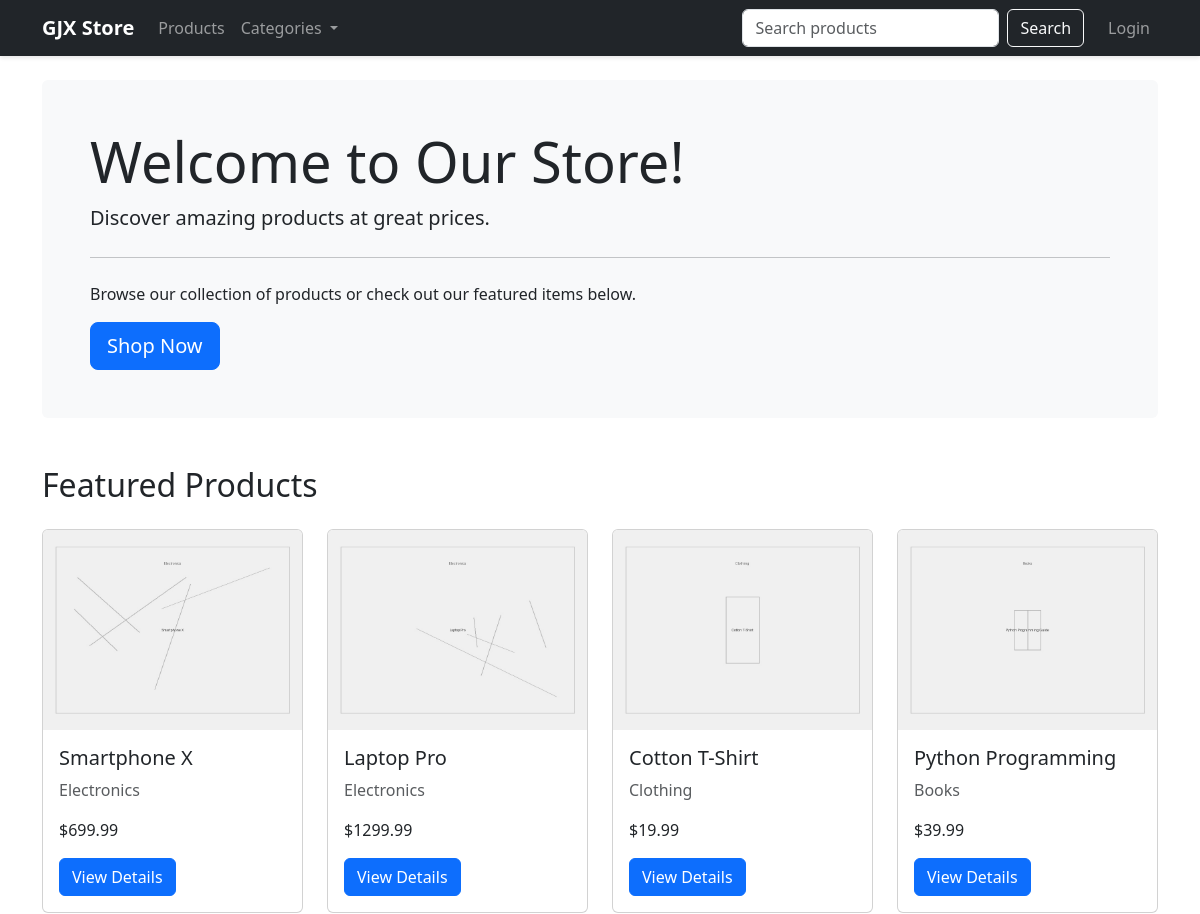
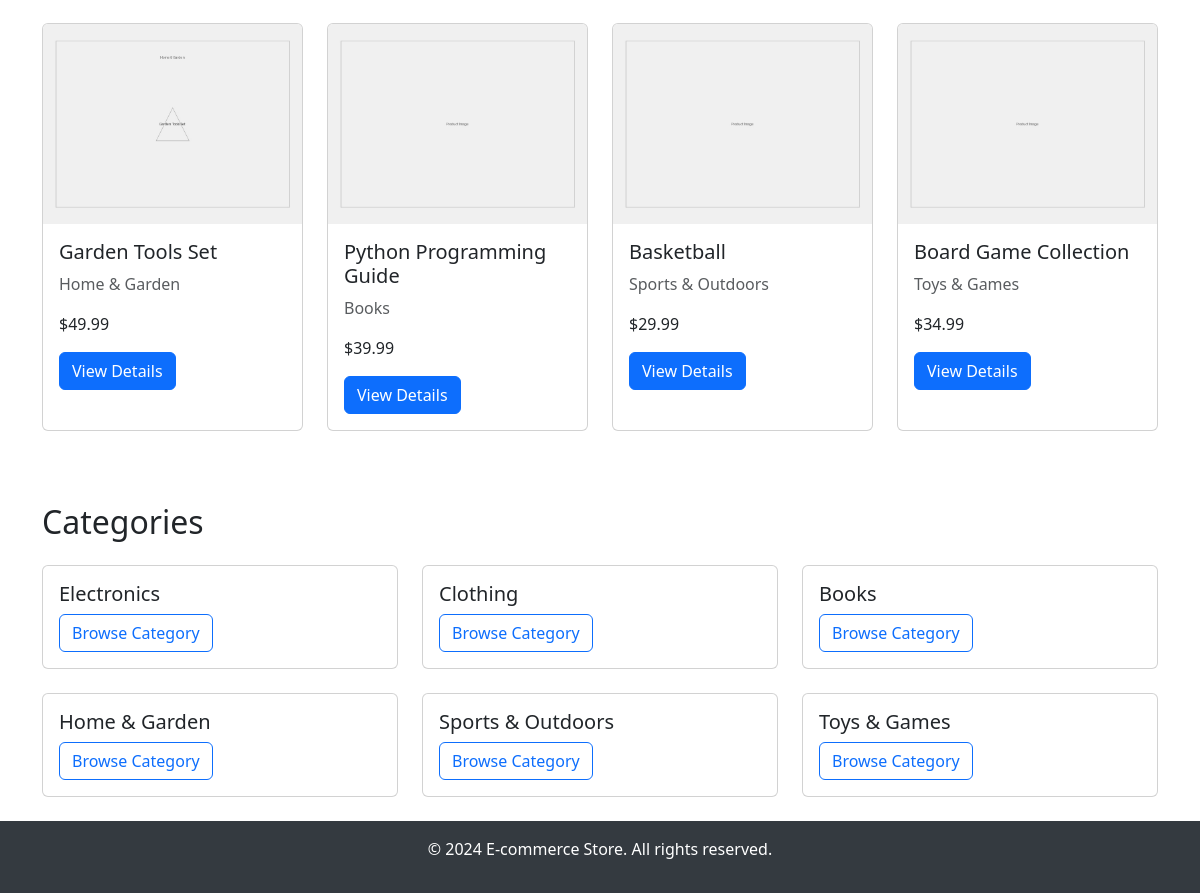
The page / on the database its author committed (2 pictures, top to bottom).
### store/models.py (models this page shows, shortened)
class Product(models.Model):
    category = models.ForeignKey(
        Category, on_delete=models.CASCADE, related_name='products')
    name = models.CharField(max_length=200)
    slug = models.SlugField(unique=True)
    description = models.TextField()
    price = models.DecimalField(max_digits=10, decimal_places=2)
    image = models.ImageField(upload_to='products/')
    stock = models.IntegerField()
    available = models.BooleanField(default=True)
    created = models.DateTimeField(auto_now_add=True)
    updated = models.DateTimeField(auto_now=True)

class Category(models.Model):
    name = models.CharField(max_length=100)  # Category name
    slug = models.SlugField(unique=True)     # URL-friendly version of name
    class Meta:
        verbose_name_plural = 'categories'   # Proper plural form in admin

### store/views.py (the view)
# urls.py: 2. Add a URL to urlpatterns:  path('', views.home, name='home')
def home(request):
    categories = Category.objects.all()
    products = Product.objects.filter(available=True)[
        :8]  # Show only 8 latest products
    return render(request, 'store/home.html', {
        'categories': categories,
        'products': products
    })

### store/context_processors.py (called while the page is built)
def categories(request):
    return {
        'categories': Category.objects.all()
    }

### templates/store/home.html
{% extends 'base.html' %} {% block title %}Home - GJX Store{% endblock %}
{% block content %}
<div class="jumbotron bg-light p-5 rounded">
  <h1 class="display-4">Welcome to Our Store!</h1>
  <p class="lead">Discover amazing products at great prices.</p>
  <hr class="my-4" />
  <p>
    Browse our collection of products or check out our featured items below.
  </p>
  <a
    class="btn btn-primary btn-lg"
    href="{% url 'store:product_list' %}"
    role="button"
    >Shop Now</a
  >
</div>
<h2 class="mt-5 mb-4">Featured Products</h2>
<div class="row">
  {% for product in products %}
  <div class="col-md-3 mb-4">
    <div class="card h-100">
      {% if product.image %}
      <img
        src="{{ product.image.url }}"
        class="card-img-top"
        alt="{{ product.name }}"
      />
      {% endif %}
      <div class="card-body">
        <h5 class="card-title">{{ product.name }}</h5>
        <p class="card-text text-muted">{{ product.category.name }}</p>
        <p class="card-text">${{ product.price }}</p>
        <a
          href="{% url 'store:product_detail' product.slug %}"
          class="btn btn-primary"
          >View Details</a
        >
      </div>
    </div>
  </div>
  {% endfor %}
</div>
<h2 class="mt-5 mb-4">Categories</h2>
<div class="row">
  {% for category in categories %}
  <div class="col-md-4 mb-4">
    <div class="card">
      <div class="card-body">
        <h5 class="card-title">{{ category.name }}</h5>
        <a
          href="{% url 'store:product_list_by_category' category.slug %}"
          class="btn btn-outline-primary"
          >Browse Category</a
        >
      </div>
    </div>
  </div>
  {% endfor %}
</div>
{% endblock %}

### templates/base.html (shortened to what this page needs)
<!DOCTYPE html>
<html lang="en">
  <head>
    <link
      href="https://cdn.jsdelivr.net/npm/bootstrap@5.3.0/dist/css/bootstrap.min.css"
      rel="stylesheet"
    />
    <link
      rel="stylesheet"
      href="https://cdn.jsdelivr.net/npm/bootstrap-icons@1.7.2/font/bootstrap-icons.css"
    />
    <link rel="stylesheet" href="/static/css/style.css" />
  </head>
  <body>
    <nav class="navbar navbar-expand-lg navbar-dark bg-dark">
      <div class="container">
        <a class="navbar-brand" href="{% url 'store:home' %}"
          >GJX  Store</a
        >
        <div class="collapse navbar-collapse" id="navbarNav">
          <ul class="navbar-nav me-auto">
            <li class="nav-item">
              <a class="nav-link" href="{% url 'store:product_list' %}"
                >Products</a
              >
            </li>
            <li class="nav-item dropdown">
              <a
                class="nav-link dropdown-toggle"
                href="#"
                id="navbarDropdown"
                role="button"
                data-bs-toggle="dropdown"
              >
                Categories
              </a>
            </li>
          </ul>
          <form
            class="d-flex me-3"
            action="{% url 'store:product_list' %}"
            method="get"
          >
            <input
              class="form-control me-2"
              type="search"
              name="q"
              placeholder="Search products"
            />
            <button class="btn btn-outline-light" type="submit">Search</button>
          </form>
          <ul class="navbar-nav">
            {% if user.is_authenticated %}
            <li class="nav-item">
              <a class="nav-link" href="{% url 'store:cart_detail' %}">
                <i class="bi bi-cart"></i> Cart
              </a>
            </li>
            <li class="nav-item">
              <a class="nav-link" href="{% url 'store:order_history' %}"
                >Orders</a
              >
            </li>
            <li class="nav-item">
              <a class="nav-link" href="{% url 'store:profile' %}">Profile</a>
            </li>
            <li class="nav-item">
              <a class="nav-link" href="{% url 'store:logout' %}">Logout</a>
            </li>
            {% else %}
            <li class="nav-item">
              <a class="nav-link" href="{% url 'store:login' %}">Login</a>
            </li>
            {% endif %}
          </ul>
        </div>
      </div>
    </nav>
    <main>
      <div class="container mt-4">
         {% block content %} {% endblock %}
      </div>
    </main>
    <footer>
      <div class="container text-center">
        <p>&copy; 2024 E-commerce Store. All rights reserved.</p>
      </div>
    </footer>
  </body>
</html>

### static/css/style.css (style rules this page uses)
html, body { height: 100%; margin: 0; }
body { min-height: 100vh; display: flex; flex-direction: column; }
main { flex: 1 0 auto; }
footer { flex-shrink: 0; background-color: #343a40; color: #fff; padding: 1rem 0; margin-top: auto; }
.card-img-top { height: 200px; object-fit: cover; }
.btn-primary { background-color: #0d6efd; border-color: #0d6efd; }
.navbar { box-shadow: 0 2px 4px rgba(0, 0, 0, 0.1); }
.navbar-brand { font-weight: bold; }

### rows shown on the page
Product: image (picture), name "Smartphone X", category.name "Electronics", price "699.99"
Product: image (picture), name "Laptop Pro", category.name "Electronics", price "1299.99"
Product: image (picture), name "Cotton T-Shirt", category.name "Clothing", price "19.99"
Product: image (picture), name "Python Programming", category.name "Books", price "39.99"
Product: image (picture), name "Garden Tools Set", category.name "Home & Garden", price "49.99"
Product: image (picture), name "Python Programming Guide", category.name "Books", price "39.99"
Product: image (picture), name "Basketball", category.name "Sports & Outdoors", price "29.99"
Product: image (picture), name "Board Game Collection", category.name "Toys & Games", price "34.99"
Category: name "Electronics"
Category: name "Clothing"
Category: name "Books"
Category: name "Home & Garden"
Category: name "Sports & Outdoors"
Category: name "Toys & Games"
